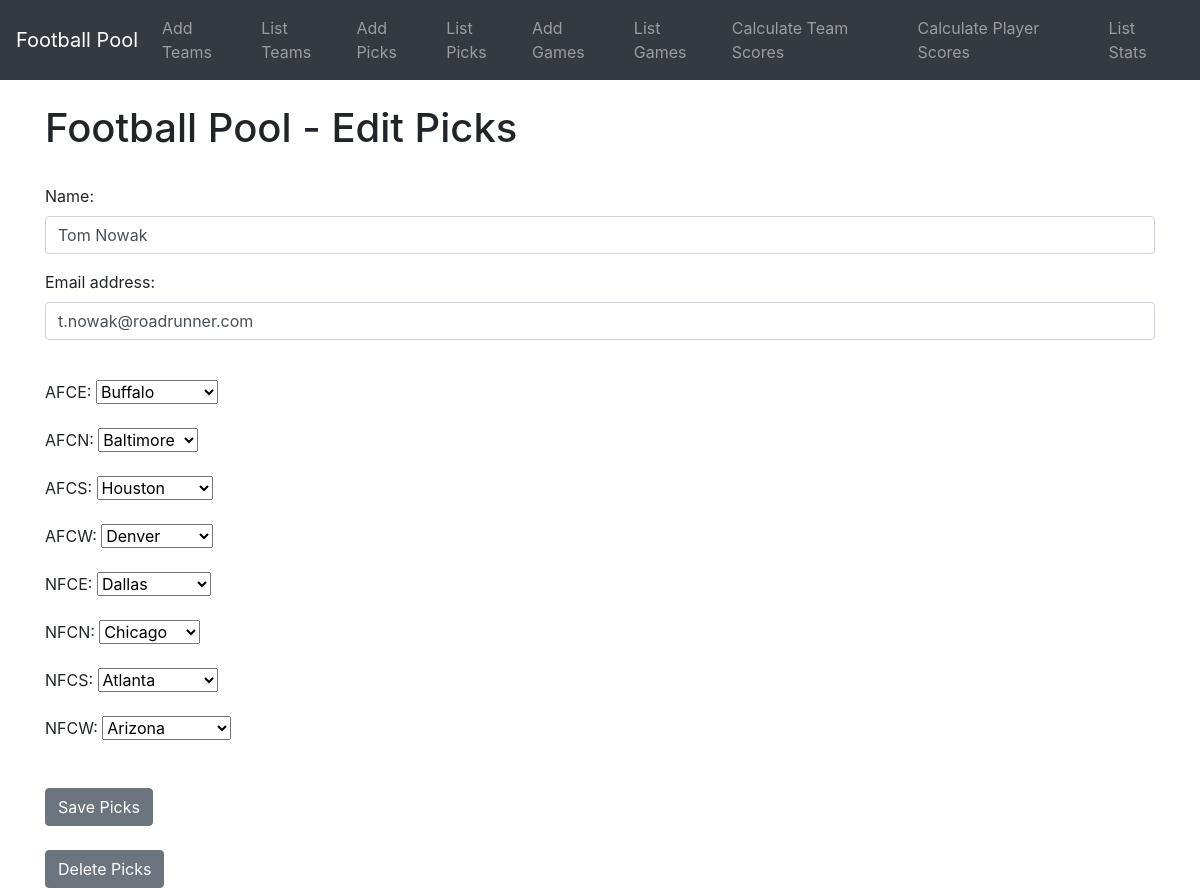
The app's page /edit_picks/15 with its own data.
### testadd/models.py (models this page shows, shortened)
class picks(models.Model):
	name = models.CharField(max_length=100)
	email = models.EmailField(max_length=75)
	afce = models.CharField(max_length=20, default=None)
	afcescore = models.IntegerField(default=0, blank=True, null=True)
	afcn = models.CharField(max_length=20, default=None)
	afcnscore = models.IntegerField(default=0, blank=True, null=True)
	afcs = models.CharField(max_length=20, default=None)
	afcsscore = models.IntegerField(default=0, blank=True, null=True)
	afcw = models.CharField(max_length=20, default=None)
	afcwscore = models.IntegerField(default=0, blank=True, null=True)
	nfce = models.CharField(max_length=20, default=None)
	nfcescore = models.IntegerField(default=0, blank=True, null=True)
	nfcn = models.CharField(max_length=20, default=None)
	nfcnscore = models.IntegerField(default=0, blank=True, null=True)
	nfcs = models.CharField(max_length=20, default=None)
	nfcsscore = models.IntegerField(default=0, blank=True, null=True)
	nfcw = models.CharField(max_length=20, default=None)
	nfcwscore = models.IntegerField(default=0, blank=True, null=True)
	points = models.IntegerField(default=0, blank=True, null=True)
	class Meta:
		constraints = [
		models.UniqueConstraint(fields=['afce', 'afcn', 'afcs', 'afcw', 'nfce', 'nfcn', 'nfcs', 'nfcw'], name='unique_picks')]
		verbose_name_plural = "picks"

### testadd/views.py (the view)
# urls.py: path('edit_picks/<list_id>', views.edit_picks, name="edit_picks"),
def edit_picks(request, list_id):
	if request.method == "POST":
		current_pick = picks.objects.get(pk=list_id)
		form = picksForm(request.POST or None, instance=current_pick)
		if form.is_valid():
			global afce_team, afcn_team, afcs_team, afcw_team, nfce_team, nfcn_team, nfcs_team, nfcw_team
			afce_team = request.POST['afce']
			afcn_team = request.POST['afcn']
			afcs_team = request.POST['afcs']
			afcw_team = request.POST['afcw']
			nfce_team = request.POST['nfce']
			nfcn_team = request.POST['nfcn']
			nfcs_team = request.POST['nfcs']
			nfcw_team = request.POST['nfcw']
			if picks_valid():
				form.save()
				messages.success(request, ('Set of picks has been edited.'))
				return redirect('list_picks')
			else:
				messages.success(request, ('Invalid set of picks.'))
				return redirect('list_picks')
		else:
			messages.success(request, ('That set of picks has already been taken.'))
			all_picks = picks.objects.all
			return render(request, 'list_picks.html', {'all_picks': all_picks})
	else:
		get_pick = picks.objects.get(pk=list_id)
		return render(request, 'edit_picks.html', {'get_pick': get_pick})

### testadd/templates/edit_picks.html (shortened to what this page needs)
{% extends 'base.html' %}
{% block content %}
<h1>Football Pool - Edit Picks</h1>
<br/>
{% if get_pick %}
	<form method="POST">
	  <div class="form-group">
	    <label for="exampleInputEmail1">Name:</label>
	    <input type="text" class="form-control" value="{{ get_pick.name }}" name="name">
	  </div>
	  <div class="form-group">
	    <label for="exampleInputEmail1">Email address:</label>
	    <input type="email" class="form-control" value="{{ get_pick.email }}" name="email">
	  </div>
	  <br/>
	  <div class="form-group">
	    <label for="afce">AFCE:</label>
		<select name="afce" value="{{ get_pick.afce }}" id="afce">
		  <option value="Buffalo">Buffalo</option>
		</select>
	  </div>
	  <div class="form-group">
	    <label for="afcn">AFCN:</label>
		<select name="afcn" value="{{ get_pick.afcn }}" id="afcn">
	      <option value="Baltimore">Baltimore</option>
		</select>
	  </div>
	  <div class="form-group">
	    <label for="afcs">AFCS:</label>
	  <select name="afcs" value="{{ get_pick.afcs }}" id="afcs">
	    <option value="Houston">Houston</option>
	  </select>
	  </div>
	  <div class="form-group">
	    <label for="afcw">AFCW:</label>
	  <select name="afcw" value="{{ get_pick.afcw }}" id="afcw">
	    <option value="Denver">Denver</option>
	  </select>
	  </div>
	  <div class="form-group">
	    <label for="nfce">NFCE:</label>
	  <select name="nfce" value="{{ get_pick.nfce }}" id="nfce">
	    <option value="Dallas">Dallas</option>
	  </select>
	  </div>
	  <div class="form-group">
	    <label for="nfcn">NFCN:</label>
	  <select name="nfcn" value="{{ get_pick.nfcn }}" id="nfcn">
	    <option value="Chicago">Chicago</option>
	  </select>
	  </div>
	  <div class="form-group">
	    <label for="nfcs">NFCS:</label>
	  <select name="nfcs" value="{{ get_pick.nfcs }}" id="nfcs">
	    <option value="Atlanta">Atlanta</option>
	  </select>
	  </div>
	  <div class="form-group">
	    <label for="nfcw">NFCW:</label>
	  <select name="nfcw" value="{{ get_pick.afce }}" id="nfcw">
	    <option value="Arizona">Arizona</option>
	  </select>
	  </div>
	  <br/>
	  <button type="submit" class="btn btn-secondary">Save Picks</button>
	</form>
	<br/>
	<form method="POST" action="{% url 'delete_picks' get_pick.id %}">
		<button type="submit" class="btn btn-secondary">Delete Picks</button>
	</form>
{% endif %}
{% endblock %}

### records on screen
picks: name "Tom Nowak", email "t.nowak@roadrunner.com", afce "Buffalo", afcn "Baltimore", afcs "Houston", afcw "Denver", nfce "Dallas", nfcn "Chicago", nfcs "Atlanta", nfcw "Arizona"
